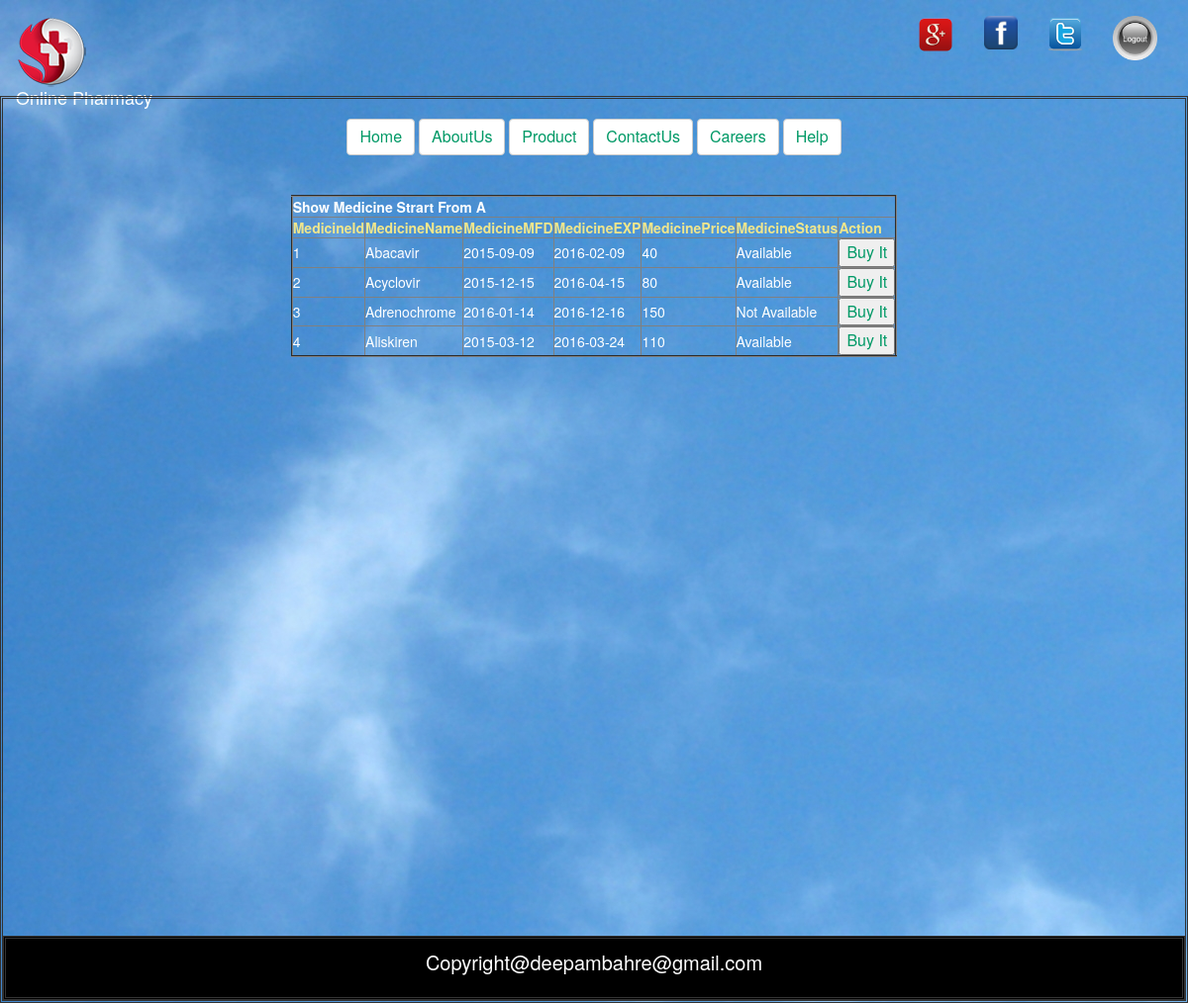
Page /product_fetch.php?medicine=A (signed in) on the committed database.
### tables this page shows
CREATE TABLE IF NOT EXISTS `medicinedetail` (
  `MedicineId` int(11) NOT NULL,
  `MedicineName` varchar(255) NOT NULL,
  `MedicineMFD` date NOT NULL,
  `MedicineEXP` date NOT NULL,
  `MedicinePrice` bigint(80) NOT NULL,
  `MedicineStatus` varchar(255) NOT NULL
);

### product_fetch.php (the view, shortened to what this page needs)
<?php
require('header.php');
?>
<html>
<head>
<link rel="stylesheet" type="text/css" href="CSS/careers.css">
</head>
<body background="images/line_glare_light_color_background_hd-wallpaper-45215.jpg">
<div id="right">
<br>
<center>
<a href="index2.php" class="btn btn-default"><font size="3" color="#009966">Home</font></a>
<a href="about.php" class="btn btn-default"><font size="3" color="#009966">AboutUs</font></a>
<a href="product.php" class="btn btn-default"><font size="3" color="#009966">Product</font></a>
<a href="contact.php" class="btn btn-default"><font size="3" color="#009966">ContactUs</font></a>
<a href="careers.php" class="btn btn-default"><font size="3" color="#009966">Careers</font></a>
<a href="help.php" class="btn btn-default"><font size="3" color="#009966">Help</font></a>
<br>
</body>
</html>
<?php
$servername = "localhost";
$username = "root";
$password = "";
$dbname = "deepam_medical";
$conn = new mysqli($servername, $username, $password, $dbname);
$med =  $_GET['medicine'] ;
$select="SELECT * FROM medicinedetail where MedicineName LIKE '$med%' ";
$result = $conn->query($select);
	if(!empty($result))
	{
       ?>
       <table border="2px" align="center">
               <br/><br/>
			<tr><th colspan="7" align="center"><font color="#FFFFFF">Show Medicine Strart From <?php echo $med;?></font></th></tr>
			<tr>
				<th><font color="#F0E68C">MedicineId</font></th>
				<th><font color="#F0E68C">MedicineName</font></th>
                <th><font color="#F0E68C">MedicineMFD</font></th>
				<th><font color="#F0E68C">MedicineEXP</font></th>
                <th><font color="#F0E68C">MedicinePrice</font></th>
				<th><font color="#F0E68C">MedicineStatus</font></th>
                <th colspan="3"><font color="#F0E68C">Action</font></th>
			</tr>
       <?php
		while($r=mysqli_fetch_array($result))
		{
	     ?>
		<tr>
		<td><font color="#FFFFFF"><?php echo $r['MedicineId'];?></font></td>
		<td><font color="#FFFFFF"><?php echo $r['MedicineName'];?></font></td>
        <td><font color="#FFFFFF"><?php echo $r['MedicineMFD'];?></font></td>
		<td><font color="#FFFFFF"><?php echo $r['MedicineEXP'];?></font></td>
        <td><font color="#FFFFFF"><?php echo $r['MedicinePrice'];?></font></td>
		<td><font color="#FFFFFF"><?php echo $r['MedicineStatus'];?></font></td>
        <td><button><a href="buy.php" style="text-decoration:none"><font size="3" color="#009966">Buy It</font></a></button></td>
		</tr>
	<?php
	}
	?>
		</table>
	<?php
	 }
?>
<?php require('footer.php');?>

### header.php (shortened to what this page needs)
<!DOCTYPE html>
<html lang="en">
  <head>
<link rel="stylesheet" href="https://maxcdn.bootstrapcdn.com/bootstrap/3.3.7/css/bootstrap.min.css">
<link rel="stylesheet" href="CSS/index.css">
  </head>
  <body>
    <nav class="navbar navbar-default my-nav-default">
  <div class="container-fluid">
    <div class="navbar-header">
   <ul class="navbar-brand brand-logo">
  <li><a href="#"><img src="images/logo.png" class="img-responsive" alt="logo"/></a></li>
  <li class="brand-heading"><a href="#">Online Pharmacy</a></li>
  </ul>
    </div>
    <div class="collapse navbar-collapse" id="bs-example-navbar-collapse-1">
      <ul class="nav navbar-nav navbar-right">
            <li><a href="https://plus.google.com/"><img src="images/googleplus.png" height="38px" width="38px"/></a></li>
            <li><a href="https://www.facebook.com/"><img src="images/fb logo.png" height="34px" width="34px"/></a></li>
            <li><a href="https://twitter.com/"><img src="images/twitter-icon.png" height="36px" width="36px"/></a></li>
            <li><a href="logout.php"><img src="images/logout.png" height="45px"/></a></li>
      </ul>
    </div>
  </div>
</nav>

### footer.php (shortened to what this page needs)
<div id="footer">
<p>Copyright@deepambahre@gmail.com</p>
</div
  </body>
</html>

### CSS/index.css (style rules this page uses)
.my-nav-default { background-color: transparent; border-color: transparent; }
#right { height:83%; width:79.10%; float:right; border:double; position:relative; min-height:498px; }
.brand-heading a, brand-heading a:hover { color:#fff; text-decoration:none; }
#footer { height:7%; width:100%; position: fixed; right: 0; bottom: 0; left: 0; padding: 1rem; background:#000; }
#footer p { font-size:20px; color: #fff; }
.brand-logo li { list-style-type:none; display: ruby-base-container; }
ul { width: auto !important; background-color: transparent !important; }
li a { color: #fff !important; }

### CSS/careers.css (style rules this page uses)
#right { height:83%; width:100%; float:right; border:double; position:relative; }
#footer { height:7%; width:100%; border:double; margin-top:585px; position:relative; }

### rows in the picture
medicinedetail: MedicineId "1", MedicineName "Abacavir", MedicineMFD "2015-09-09", MedicineEXP "2016-02-09", MedicinePrice "40", MedicineStatus "Available"
medicinedetail: MedicineId "2", MedicineName "Acyclovir", MedicineMFD "2015-12-15", MedicineEXP "2016-04-15", MedicinePrice "80", MedicineStatus "Available"
medicinedetail: MedicineId "3", MedicineName "Adrenochrome", MedicineMFD "2016-01-14", MedicineEXP "2016-12-16", MedicinePrice "150", MedicineStatus "Not Available"
medicinedetail: MedicineId "4", MedicineName "Aliskiren", MedicineMFD "2015-03-12", MedicineEXP "2016-03-24", MedicinePrice "110", MedicineStatus "Available"

### other values in the picture
$med "A"
